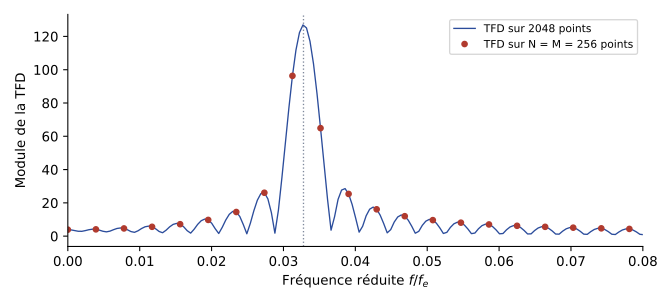

This figure's Python source:
"""TSIG2, partiel 2017-2018 (groupe 7), ex. 1 — TFD d'un cosinus de période 30,5
échantillons observé sur M = 256 échantillons : TFD sur 256 points (points) et sur
2048 points (trait), fréquence vraie en pointillés. Figure calculée."""
import numpy as np
import matplotlib
matplotlib.use("Agg")
import matplotlib.pyplot as plt
plt.rcParams.update({"font.family": "sans-serif", "font.size": 10, "svg.fonttype": "none"})
BLEU, ROUGE = "#2B4C9B", "#B03A2E"
M = 256; f0 = 1 / 30.5
x = np.cos(2 * np.pi * f0 * np.arange(M))
X1 = np.abs(np.fft.fft(x, M)); X2 = np.abs(np.fft.fft(x, 2048))
fig, a = plt.subplots(figsize=(7, 3.2))
a.plot(np.arange(2048) / 2048, X2, color=BLEU, lw=1, label="TFD sur 2048 points")
a.plot(np.arange(M) / M, X1, "o", color=ROUGE, ms=4, label="TFD sur N = M = 256 points")
a.axvline(f0, color="#7E889B", ls=":", lw=1)
a.set_xlim(0, 0.08)
a.set_xlabel("Fréquence réduite $f/f_e$"); a.set_ylabel("Module de la TFD")
a.legend(fontsize=8); a.spines[["top", "right"]].set_visible(False)
fig.tight_layout(); fig.savefig("ann-2017-tfd-fenetrage.svg")
